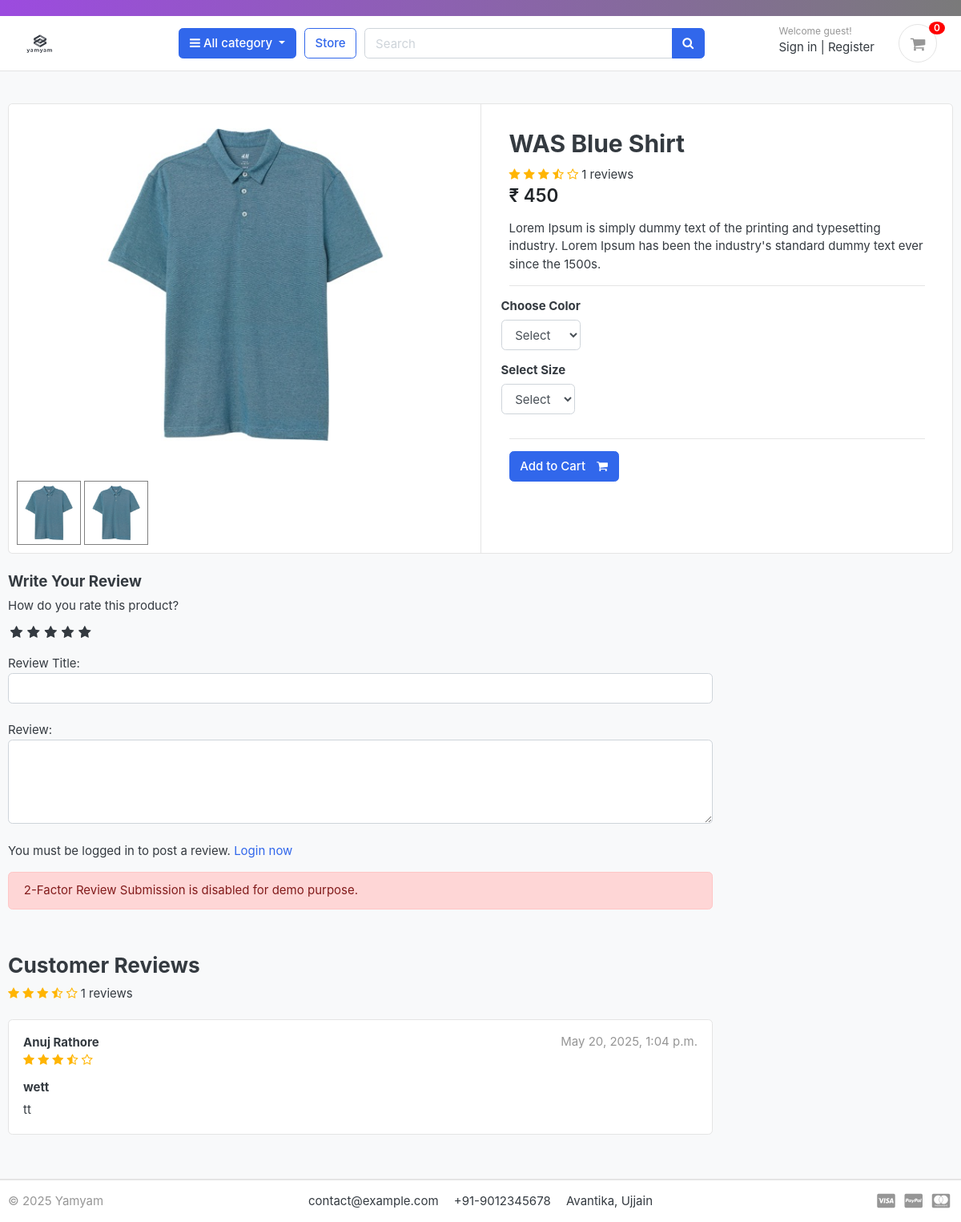
The app's page /store/category/shirts/was-blue-shirt/ with its own data.
### store/models.py (models this page shows, shortened)
class Product(models.Model):
    product_name    = models.CharField(max_length=200, unique=True)
    slug            = models.SlugField(max_length=200, unique=True)
    description     = models.TextField(max_length=500, blank=True)
    price           = models.IntegerField()
    images          = models.ImageField(upload_to='photos/products')
    stock           = models.IntegerField()
    is_available    = models.BooleanField(default=True)
    category        = models.ForeignKey(Category, on_delete=models.CASCADE)
    created_date    = models.DateTimeField(auto_now_add=True)
    modified_date   = models.DateTimeField(auto_now=True)
    def averageReview(self):
        reviews = ReviewRating.objects.filter(product=self, status=True).aggregate(average=Avg('rating'))
        avg = 0
        if reviews['average'] is not None:
            avg = float(reviews['average'])
        return avg
    def countReview(self):
        reviews = ReviewRating.objects.filter(product=self, status=True).aggregate(count=Count('id'))
        count = 0
        if reviews['count'] is not None:
            count = int(reviews['count'])
        return count

class ProductGallery(models.Model):
    product = models.ForeignKey(Product, default=None, on_delete=models.CASCADE)
    image = models.ImageField(upload_to='store/products', max_length=255)
    class Meta:
        verbose_name = 'productgallery'
        verbose_name_plural = 'product gallery'

class ReviewRating(models.Model):
    product = models.ForeignKey(Product, on_delete=models.CASCADE)
    user = models.ForeignKey(Account, on_delete=models.CASCADE)
    subject = models.CharField(max_length=100, blank=True)
    review = models.TextField(max_length=500, blank=True)
    rating = models.FloatField()
    ip = models.CharField(max_length=20, blank=True)
    status = models.BooleanField(default=True)
    created_at = models.DateTimeField(auto_now_add=True)
    updated_at = models.DateTimeField(auto_now=True)

### accounts/models.py (models this page shows, shortened)
class Account(AbstractBaseUser):
    first_name      = models.CharField(max_length=50)
    last_name       = models.CharField(max_length=50)
    username        = models.CharField(max_length=50, unique=True)
    email           = models.EmailField(max_length=100, unique=True)
    phone_number    = models.CharField(max_length=50)
    date_joined     = models.DateTimeField(auto_now_add=True)
    last_login      = models.DateTimeField(auto_now_add=True)
    is_admin        = models.BooleanField(default=False)
    is_staff        = models.BooleanField(default=False)
    is_active        = models.BooleanField(default=False)
    is_superadmin        = models.BooleanField(default=False)
    USERNAME_FIELD = 'email'
    REQUIRED_FIELDS = ['username', 'first_name', 'last_name']
    objects = MyAccountManager()
    def full_name(self):
        return f'{self.first_name} {self.last_name}'

### store/views.py (the view)
# urls.py: path('category/<slug:category_slug>/<slug:product_slug>/', views.product_detail, name='product_detail'),
def product_detail(request, category_slug, product_slug):
    try:
        single_product = Product.objects.get(category__slug=category_slug, slug=product_slug)
        in_cart = CartItem.objects.filter(cart__cart_id=_cart_id(request), product=single_product).exists()
    except Exception as e:
        raise e
    if request.user.is_authenticated:
        try:
            orderproduct = OrderProduct.objects.filter(user=request.user, product_id=single_product.id).exists()
        except OrderProduct.DoesNotExist:
            orderproduct = None
    else:
        orderproduct = None
    reviews = ReviewRating.objects.filter(product_id=single_product.id, status=True)
    product_gallery = ProductGallery.objects.filter(product_id=single_product.id)
    context = {
        'single_product': single_product,
        'in_cart': in_cart,
        'orderproduct': orderproduct,
        'reviews': reviews,
        'product_gallery': product_gallery,
    }
    return render(request, 'store/product_detail.html', context)

### carts/context_processors.py (called while the page is built)
def counter(request):
    cart_count = 0
    if 'admin' in request.path:
        return {}
    else:
        try:
            cart = Cart.objects.filter(cart_id=_cart_id(request))
            if request.user.is_authenticated:
                cart_items = CartItem.objects.all().filter(user=request.user)
            else:
                cart_items = CartItem.objects.all().filter(cart=cart[:1])
            for cart_item in cart_items:
                cart_count += cart_item.quantity
        except Cart.DoesNotExist:
            cart_count = 0
    return dict(cart_count=cart_count)

### carts/views.py (called while the page is built)
def _cart_id(request):
    cart = request.session.session_key
    if not cart:
        cart = request.session.create()
    return cart

### category/context_processors.py (called while the page is built)
def menu_links(request):
    links = Category.objects.all()
    return dict(links=links)

### category/models.py (called while the page is built)
    def get_url(self):
            return reverse('products_by_category', args=[self.slug])

### store/models.py (called while the page is built)
    def colors(self):
        return super(VariationManager, self).filter(variation_category='color', is_active=True)

    def sizes(self):
        return super(VariationManager, self).filter(variation_category='size', is_active=True)

### templates/store/product_detail.html (shortened to what this page needs)
{% extends 'base.html' %}
{% load static %}
{% block content %}
<section class="section-content padding-y bg">
	<div class="container">
		<div class="card">
			<div class="row no-gutters">
				<aside class="col-md-6">
					<article class="gallery-wrap">
						<div class="img-big-wrap mainImage">
							<center><img src="{{ single_product.images.url }}"></center>
						</div>
					</article>
					<ul class="thumb">
						<li>
							<a href="{{ single_product.images.url }}" target="mainImage"><img src="{{ single_product.images.url }}" alt="Product Image"></a>
							{% for i in product_gallery %}
							<a href="{{i.image.url}}" target="mainImage"><img src="{{i.image.url}}" alt="Product Image"></a>
							{% endfor %}
						</li>
					</ul>
				</aside>
				<main class="col-md-6 border-left">
					<form action="{% url 'add_cart' single_product.id %}" method="POST">
						<article class="content-body">
							<h2 class="title">{{ single_product.product_name }}</h2>
							<div class="rating-star">
								<span>
									<i class="fa fa-star{% if single_product.averageReview < 0.5 %}-o{% elif single_product.averageReview >= 0.5 and single_product.averageReview < 1 %}-half-o {% endif %}" aria-hidden="true"></i>
									<i class="fa fa-star{% if single_product.averageReview < 1.5 %}-o{% elif single_product.averageReview >= 1.5 and single_product.averageReview < 2 %}-half-o {% endif %}" aria-hidden="true"></i>
									<i class="fa fa-star{% if single_product.averageReview < 2.5 %}-o{% elif single_product.averageReview >= 2.5 and single_product.averageReview < 3 %}-half-o {% endif %}" aria-hidden="true"></i>
									<i class="fa fa-star{% if single_product.averageReview < 3.5 %}-o{% elif single_product.averageReview >= 3.5 and single_product.averageReview < 4 %}-half-o {% endif %}" aria-hidden="true"></i>
									<i class="fa fa-star{% if single_product.averageReview < 4.5 %}-o{% elif single_product.averageReview >= 4.5 and single_product.averageReview < 5 %}-half-o {% endif %}" aria-hidden="true"></i>
	<span>{{single_product.countReview}} reviews</span>
									</span>
							</div>
							<div class="mb-3">
								<var class="price h4">₹ {{single_product.price}}</var>
							</div>
							<p>{{ single_product.description }}</p>
							<hr>
							<div class="row">
								<div class="item-option-select">
									<h6>Choose Color</h6>
									<select name="color" class="form-control" required>
										<option value="" disabled selected>Select</option>
									</select>
								</div>
							</div>
							<div class="row">
								<div class="item-option-select">
									<h6>Select Size</h6>
									<select name="size" class="form-control" required>
										<option value="" disabled selected>Select</option>
									</select>
								</div>
							</div>
							<hr>
							{% if single_product.stock <= 0 %}
							<h5 class="text-danger">Out of Stock</h5>
							{% else %}
							<button type="submit" class="btn  btn-primary"> <span class="text">Add to Cart</span> <i class="fa fa-shopping-cart"></i> </button>
							{% endif %}
						</article>
					</form>
				</main>
			</div>
		</div>
		<br>
		<div class="row">
			<div class="col-md-9">
				<form action="{% url 'submit_review' single_product.id %}" method="POST">
					<h5>Write Your Review</h5>
					<div>
						<label>How do you rate this product?</label>
						<br>
						<div class="rate">
							<input type="radio" name="rating" id="rating10" value="5" required /><label for="rating10" title="5"></label>
							<input type="radio" name="rating" id="rating8" value="4" required /><label for="rating8" title="4"></label>
							<input type="radio" name="rating" id="rating6" value="3" required /><label for="rating6" title="3"></label>
							<input type="radio" name="rating" id="rating4" value="2" required /><label for="rating4" title="2"></label>
							<input type="radio" name="rating" id="rating2" value="1" required /><label for="rating2" title="1"></label>
						</div>
<br>
						Review Title:
						<input type="text" class="form-control" name="subject">
						<br>
						Review:
						<textarea name="review" rows="4" class="form-control"></textarea>
						<br>
						{% if user.is_authenticated %}
								<input type="submit" value="Submit Review" class="btn btn-primary">
						{% else %}
						<p>You must be logged in to post a review. <span><a href="{% url 'login' %}">Login now</a></span></p>
						{% endif %}
						<div class="alert alert-danger" role="alert" style="margin-top:10px;">
  2-Factor Review Submission is disabled for demo purpose.
</div>
					</div>
				</form>
<br>
<header class="section-heading">
	<h3>Customer Reviews </h3>
	<div class="rating-star">
		<span>
			<i class="fa fa-star{% if single_product.averageReview < 0.5 %}-o{% elif single_product.averageReview >= 0.5 and single_product.averageReview < 1 %}-half-o {% endif %}" aria-hidden="true"></i>
			<i class="fa fa-star{% if single_product.averageReview < 1.5 %}-o{% elif single_product.averageReview >= 1.5 and single_product.averageReview < 2 %}-half-o {% endif %}" aria-hidden="true"></i>
			<i class="fa fa-star{% if single_product.averageReview < 2.5 %}-o{% elif single_product.averageReview >= 2.5 and single_product.averageReview < 3 %}-half-o {% endif %}" aria-hidden="true"></i>
			<i class="fa fa-star{% if single_product.averageReview < 3.5 %}-o{% elif single_product.averageReview >= 3.5 and single_product.averageReview < 4 %}-half-o {% endif %}" aria-hidden="true"></i>
			<i class="fa fa-star{% if single_product.averageReview < 4.5 %}-o{% elif single_product.averageReview >= 4.5 and single_product.averageReview < 5 %}-half-o {% endif %}" aria-hidden="true"></i>
	<span>{{single_product.countReview}} reviews</span>
			</span>
	</div>
</header>
{% for review in reviews %}
				<article class="box mb-3">
					<div class="icontext w-100">
						<div class="text">
							<span class="date text-muted float-md-right">{{review.updated_at}} </span>
							<h6 class="mb-1">{{review.user.full_name}} </h6>
							<div class="rating-star">
								<span>
									<i class="fa fa-star{% if review.rating == 0.5 %}-half-o{% elif review.rating < 1 %}-o {% endif %}" aria-hidden="true"></i>
									<i class="fa fa-star{% if review.rating == 1.5 %}-half-o{% elif review.rating < 2 %}-o {% endif %}" aria-hidden="true"></i>
									<i class="fa fa-star{% if review.rating == 2.5 %}-half-o{% elif review.rating < 3 %}-o {% endif %}" aria-hidden="true"></i>
									<i class="fa fa-star{% if review.rating == 3.5 %}-half-o{% elif review.rating < 4 %}-o {% endif %}" aria-hidden="true"></i>
									<i class="fa fa-star{% if review.rating == 4.5 %}-half-o{% elif review.rating < 5 %}-o {% endif %}" aria-hidden="true"></i>
								</span>
							</div>
						</div>
					</div>
					<div class="mt-3">
						<h6>{{review.subject}}</h6>
						<p>
							{{review.review}}
						</p>
					</div>
				</article>
{% endfor %}
			</div>
		</div>
	</div>
</section>
{% endblock %}

### static/css/ui.css (style rules this page uses)
html { font-family: "Inter", sans-serif; font-size: 15px; }
.content-body { flex: 1 1 auto; padding: 2rem 2.3rem; }
.padding-y { padding-top: 40px; padding-bottom: 40px; }
var { font-style: normal; }
article:after, .form-group:after { display: block; clear: both; content: ""; }
.bg { background-color: #f8f9fa; }
.section-heading { margin-bottom: 20px; margin-top: 15px; }
p:last-child { margin-bottom: 0; }
.btn .text + i { margin-left: 10px; }
.icontext { display: inline-flex; align-items: center; vertical-align: middle; }
.icontext .text { width: 100%; line-height: 1.2; }
.price { font-weight: 600; color: #212529; }
.box { padding: 18px; background: #fff; border-radius: 0.37rem; border: 1px solid #e4e4e4; }
.gallery-wrap .img-big-wrap { margin-bottom: 10px; border-radius: 0.37rem; overflow: hidden; background-color: #fff; }
.gallery-wrap .img-big-wrap img { height: 450px; width: auto; display: inline-block; }
.item-option-select { margin-bottom: 1rem; display: inline-block; margin-right: 15px; }

### static/css/custom.css (style rules this page uses)
.rate { display: inline-block;; border: 0; }
.rate > label { float: right; }
.rate > label:before { display: inline-block; font-size: 1.1rem; font-family: FontAwesome; content: "\f005"; margin:0; padding:0.3rem .2rem; cursor: pointer; }
.rating-star i { color: #ffb503 !important; }
ul.thumb { margin:0 auto; padding: 0; float: left; }
ul.thumb li { list-style: none; margin: 10px; }
ul.thumb li img { width: 80px; height: 80px; border: 1px solid grey; }

### records on screen
Product: images (picture), product_name "WAS Blue Shirt", countReview "1", price "450", description "Lorem Ipsum is simply dummy text of the printing and typesetting industry. Lorem Ipsum has been the industry's standard dummy text ever since the 1500s."
ProductGallery: image (picture)
ReviewRating: updated_at "May 20, 2025, 1:04 p.m.", user.full_name "Anuj Rathore", rating 3.5 (drawn), subject "wett", review "tt"

### other values on screen
{{ cart_count }} "0"
